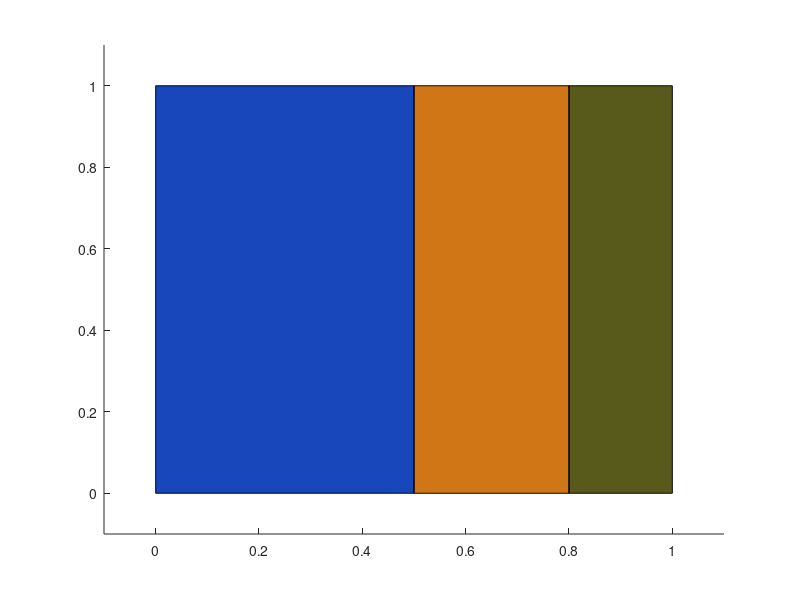

The MATLAB script that drew this image:
clc;
clear;
values = [0.5 0.3 0.2];
colors = [24 70 187; 208 118 22; 88 90 28]/255;

n = numel(values);
x = [0 cumsum(values)].*[1;1];
y = ones(2,n+1).*[1;0];

vertices = [x(:) y(:)];
faces = [1 2 4 3]+((2:2:2*n)-2)';

p = patch(...
    'Vertices',vertices,...
    'Faces',faces,...
    'FaceVertexCData', colors, ...
    'FaceColor', 'flat');

xlim([-0.1 1.1]);
ylim([-0.1 1.1]);